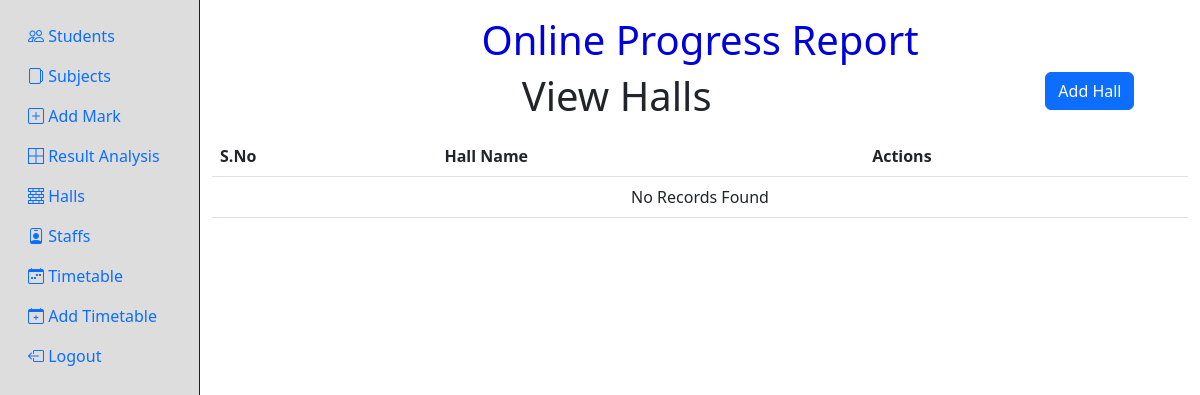
The app's page /halls.php (signed in), older data.
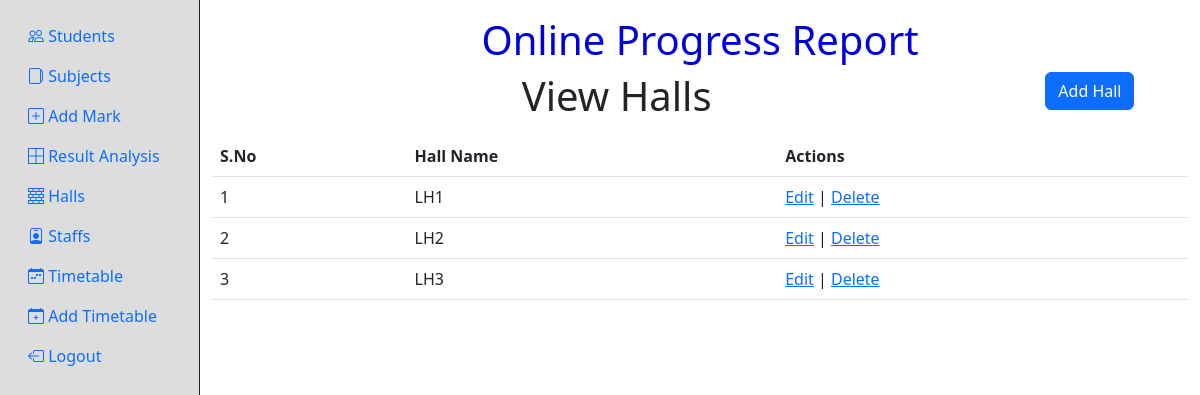
The same page, newer data.
### tables this page shows
CREATE TABLE `hall_details` (
  `id` int(11) NOT NULL,
  `hall_name` text NOT NULL
);

### halls.php (the view, shortened to what this page needs)
<?php
if(!isset($_SESSION["user_id"])){
    header("Location: login.php");
}else if(isset($_GET["deleteid"])){
    $query = "DELETE FROM `hall_details` WHERE `id` = ".$_GET["deleteid"];
    $con = mysqli_connect(DB_HOST,DB_USERNAME,DB_PASSWORD,DB_NAME);
    mysqli_query($con, $query);
    $selectQuery = "SELECT * FROM `hall_details`";
    $result = mysqli_query($con, $selectQuery);
}else{
    $query = "SELECT * FROM `hall_details`";
    $con = mysqli_connect(DB_HOST,DB_USERNAME,DB_PASSWORD,DB_NAME);
    $result = mysqli_query($con, $query);
}
?>
<!DOCTYPE html>
<html lang="en">
<head>
  <link href="https://cdn.jsdelivr.net/npm/bootstrap@5.3.0-alpha1/dist/css/bootstrap.min.css" rel="stylesheet"
>
  <link rel="stylesheet" href="https://cdn.jsdelivr.net/npm/bootstrap-icons@1.10.3/font/bootstrap-icons.css">
</head>
<body>
  <div class="container-fluid h-100">
    <div class="row h-100">
      <?php include("sidebar.php"); ?>
      <div class="col-10 pt-3">
        <div class="row">
          <div class="col-12">
            <h2 style="text-align:center;font-size:40px;color:#00d">Online Progress Report</h2>
          </div>
        </div>
        <div class="row">
          <div class="col">
            <div class="row">
              <div class="col-10">
                <h1 class="title mb-3">View Halls</h1>
              </div>
              <div class="col"><a class="btn btn-primary" href="add-hall.php" role="button">Add Hall</a></div>
            </div>
            <div class="table-responsive">
              <table class="table table-hover">
                <thead>
                  <tr>
                    <th>S.No</th>
                    <th>Hall Name</th>
                    <th>Actions</th>
                  </tr>
                </thead>
                <tbody>
                  <?php if($result){
                    $rows = mysqli_num_rows($result);
                    if($rows===0){
                  ?>
                  <tr>
                    <td colspan="3" align="center">No Records Found</td>
                  </tr>
                  <?php }else{
                    $i=1;
                    while($row = mysqli_fetch_array($result, MYSQLI_ASSOC)){ ?>
                  <tr>
                    <td><?php echo $i; ?></td>
                    <td><?php echo $row["hall_name"]; ?></td>
                    <td>
                      <a href="edit-hall.php?id=<?php echo $row["id"]; ?>">Edit</a> | <a
                        href="?deleteid=<?php echo $row["id"]; ?>">Delete</a>
                    </td>
                  </tr>
                  <?php
                    $i++;
                    }
                    } } ?>
                </tbody>
              </table>
            </div>
          </div>
        </div>
      </div>
    </div>
  </div>
</body>
</html>

Row changes from the older to the newer data that the page shows:
added hall_details: hall_name "LH1"
added hall_details: hall_name "LH2"
added hall_details: hall_name "LH3"
Text that changed along with them:
text no longer shown: "No Records Found"
